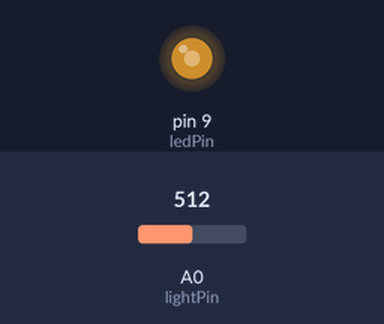
This sketch was run on a simulated Arduino Uno, built with avr-gcc and run on an emulated ATmega328P. Shown: output pins drawn as LEDs (lit = HIGH). The test bench sets the inputs (shaded band); at power-on: A0 (lightPin) = 512.

Above: at 1.2 s.
1.3 s: A0 (lightPin) set to 716
At 1.7 s:
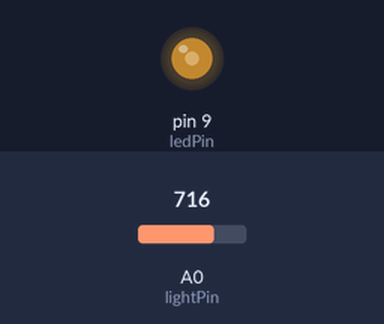
2.8 s: A0 (lightPin) set to 0
At 4.0 s:
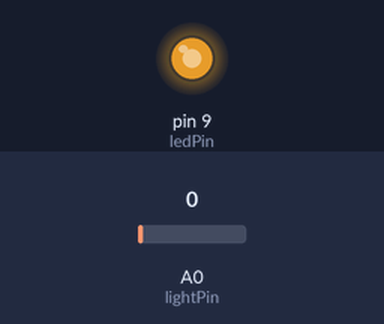
4.3 s: A0 (lightPin) set to 511
At 5.2 s:
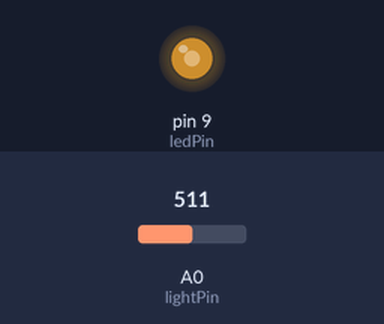
Timing chart, 0 to 7.3 s (numbered marks = the images above; inputs shaded):
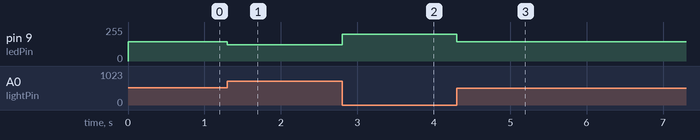

The sketch:

Circuit_9----.ino
```cpp
int lightPin = 0; //the analog pin the photoresistor is
                  //connected to
                  //the photoresistor is not calibrated to any units so
                  //this is simply a raw sensor value (relative light)
//LED Pin
int ledPin = 9;   //the pin the LED is connected to
                  //we are controlling brightness so
                  //we use one of the PWM (pulse width
                  // modulation pins)
void setup()
{
  pinMode(ledPin, OUTPUT); //sets the led pin to output
}
/*
* loop() – this function will start after setup
* finishes and then repeat
*/
void loop()
{
int lightLevel = analogRead(lightPin); //Read the
                                        // lightlevel
lightLevel = map(lightLevel, 0, 900, 200, 100);
         //adjust the value 0 to 900 to
         //span 0 to 255
lightLevel = constrain(lightLevel, 0, 255);//make sure the
                                           //value is betwween
                                           //0 and 255
analogWrite(ledPin, lightLevel);  //write the value
}
```

Measured:
- after the input at 1.3 s, pin 9 (ledPin): 144/255 → 121/255 at once
- after the input at 2.8 s, pin 9 (ledPin): 121/255 → 200/255 at once
- after the input at 4.3 s, pin 9 (ledPin): 200/255 → 144/255 at once
